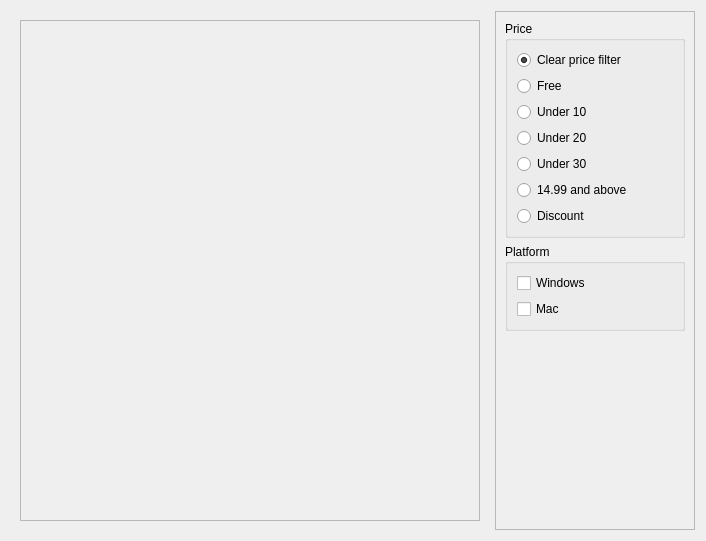
<?xml version="1.0" encoding="UTF-8"?>
<ui version="4.0">
 <class>browse_games</class>
 <widget class="QWidget" name="browse_games">
  <property name="geometry">
   <rect>
    <x>0</x>
    <y>0</y>
    <width>706</width>
    <height>541</height>
   </rect>
  </property>
  <property name="windowTitle">
   <string>Form</string>
  </property>
  <layout class="QHBoxLayout" name="horizontalLayout_2">
   <item>
    <widget class="QStackedWidget" name="stack">
     <property name="currentIndex">
      <number>0</number>
     </property>
     <widget class="QWidget" name="games_page">
      <layout class="QVBoxLayout" name="verticalLayout_5">
       <item>
        <widget class="QScrollArea" name="games">
         <property name="widgetResizable">
          <bool>true</bool>
         </property>
         <widget class="QWidget" name="scrollAreaWidgetContents">
          <property name="geometry">
           <rect>
            <x>0</x>
            <y>0</y>
            <width>462</width>
            <height>503</height>
           </rect>
          </property>
         </widget>
        </widget>
       </item>
      </layout>
     </widget>
     <widget class="QWidget" name="error">
      <layout class="QVBoxLayout" name="verticalLayout_6">
       <item>
        <widget class="QLabel" name="error_label">
         <property name="text">
          <string>An error occured</string>
         </property>
        </widget>
       </item>
       <item>
        <spacer name="verticalSpacer_2">
         <property name="orientation">
          <enum>Qt::Vertical</enum>
         </property>
         <property name="sizeHint" stdset="0">
          <size>
           <width>20</width>
           <height>40</height>
          </size>
         </property>
        </spacer>
       </item>
      </layout>
     </widget>
    </widget>
   </item>
   <item>
    <widget class="QScrollArea" name="filter_scroll">
     <property name="maximumSize">
      <size>
       <width>200</width>
       <height>16777215</height>
      </size>
     </property>
     <property name="widgetResizable">
      <bool>true</bool>
     </property>
     <widget class="QWidget" name="scroll_widget">
      <property name="geometry">
       <rect>
        <x>0</x>
        <y>0</y>
        <width>198</width>
        <height>521</height>
       </rect>
      </property>
      <layout class="QVBoxLayout" name="verticalLayout_3">
       <item>
        <widget class="QGroupBox" name="price_gb">
         <property name="title">
          <string>Price</string>
         </property>
         <layout class="QVBoxLayout" name="verticalLayout_2">
          <item>
           <widget class="QRadioButton" name="clear_price">
            <property name="text">
             <string>Clear price filter</string>
            </property>
            <property name="checked">
             <bool>true</bool>
            </property>
           </widget>
          </item>
          <item>
           <widget class="QRadioButton" name="free_button">
            <property name="text">
             <string>Free</string>
            </property>
           </widget>
          </item>
          <item>
           <widget class="QRadioButton" name="under10">
            <property name="text">
             <string>Under 10</string>
            </property>
           </widget>
          </item>
          <item>
           <widget class="QRadioButton" name="under20">
            <property name="text">
             <string>Under 20</string>
            </property>
           </widget>
          </item>
          <item>
           <widget class="QRadioButton" name="under30">
            <property name="text">
             <string>Under 30</string>
            </property>
           </widget>
          </item>
          <item>
           <widget class="QRadioButton" name="above">
            <property name="text">
             <string>14.99 and above</string>
            </property>
           </widget>
          </item>
          <item>
           <widget class="QRadioButton" name="on_discount">
            <property name="text">
             <string>Discount</string>
            </property>
           </widget>
          </item>
         </layout>
        </widget>
       </item>
       <item>
        <widget class="QGroupBox" name="platform_gb">
         <property name="title">
          <string>Platform</string>
         </property>
         <layout class="QVBoxLayout" name="verticalLayout_7">
          <item>
           <widget class="QCheckBox" name="win_cb">
            <property name="text">
             <string>Windows</string>
            </property>
           </widget>
          </item>
          <item>
           <widget class="QCheckBox" name="mac_cb">
            <property name="text">
             <string>Mac</string>
            </property>
           </widget>
          </item>
         </layout>
        </widget>
       </item>
       <item>
        <spacer name="verticalSpacer">
         <property name="orientation">
          <enum>Qt::Vertical</enum>
         </property>
         <property name="sizeHint" stdset="0">
          <size>
           <width>20</width>
           <height>40</height>
          </size>
         </property>
        </spacer>
       </item>
      </layout>
     </widget>
    </widget>
   </item>
  </layout>
 </widget>
 <resources/>
 <connections/>
</ui>
